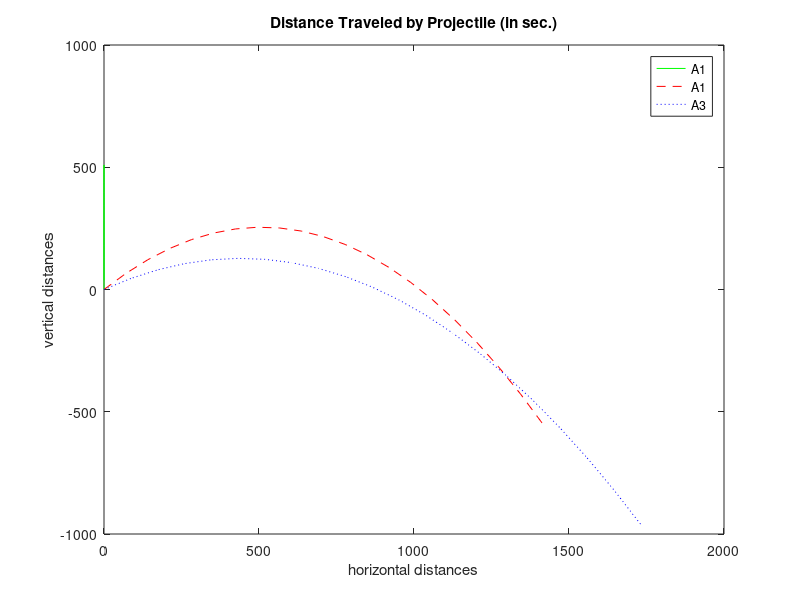

Write MATLAB code to recreate this figure.
% Raphael Lacet
% MATLAB
clear
clc
% Constants
v0=100; % Initial Velocity (in m/s)
g=9.81; % gravity (in m/s^2)
t=0:20; % Time (0<t<20 seconds)
A1=pi/2; % Angle 1 in radians
A2=pi/4; % Angle 2 in radians
A3=pi/6; % Angle 3 in radians
% Calculate
h1=t*v0*cos(A1);
h2=t*v0*cos(A2); 
h3=t*v0*cos(A3);
v1=t*v0*sin(A1)-0.5*g*t.^2;
v2=t*v0*sin(A2)-0.5*g*t.^2;
v3=t*v0*sin(A3)-0.5*g*t.^2;
% Create a plot
plot(h1,v1,'-g'); hold on, % solid line
plot(h2,v2,'--r'); hold on, % dashed line
plot(h3,v3,':b'); hold on, % dotted line
title('Distance Traveled by Projectile (in sec.)');
xlabel('horizontal distances'), 
ylabel('vertical distances');
legend ('A1','A1','A3');

